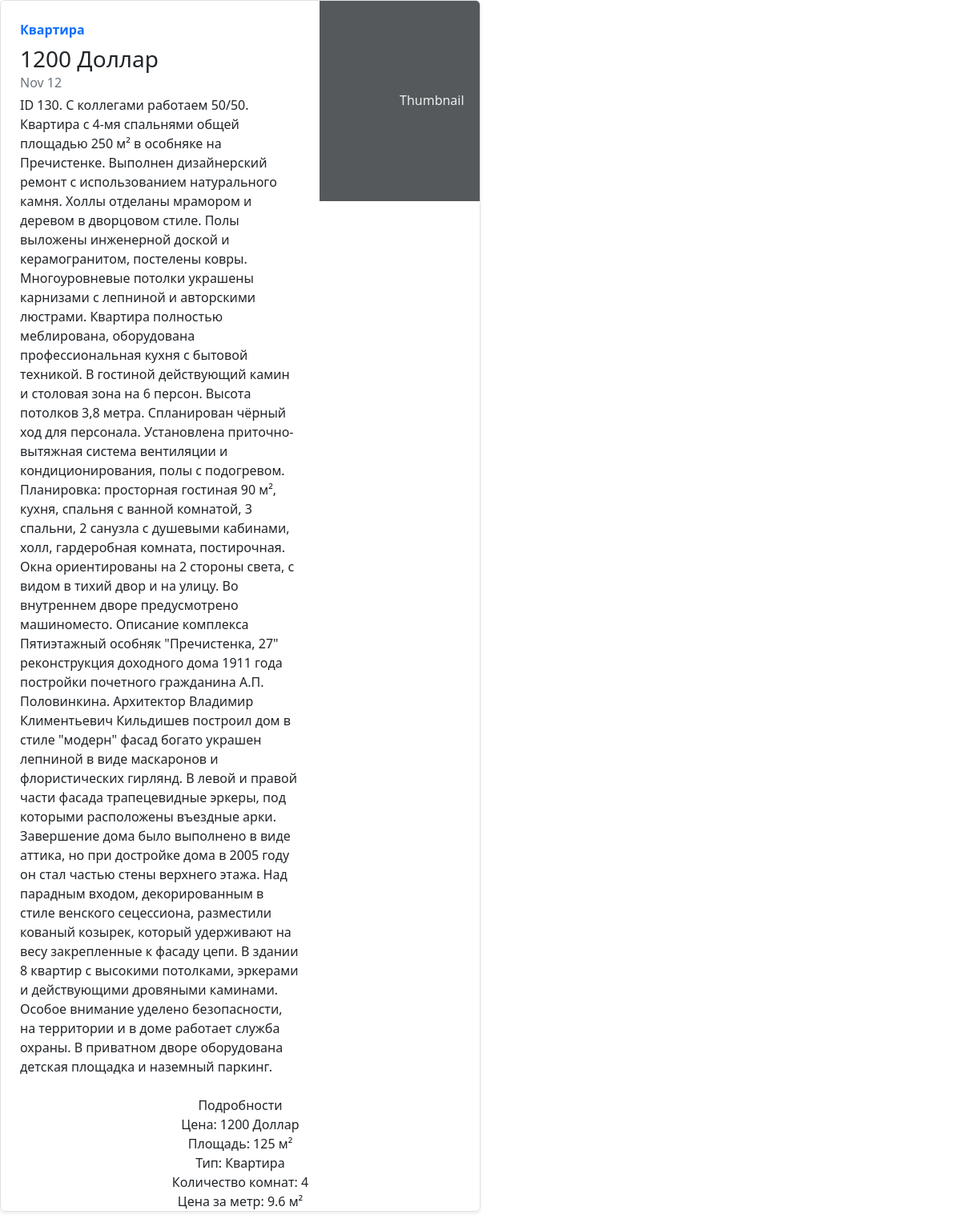
/estates/1, run on the app's committed database.
### main/models.py (models this page shows, shortened)
class Estate(models.Model):
    title = models.CharField(verbose_name="Название", max_length=255, null=True, blank=True)
    description = models.TextField(verbose_name="Описание", null=True, blank=True)
    price = models.PositiveBigIntegerField(verbose_name="Цена")
    currency = models.CharField(verbose_name="Валюта", max_length=32, choices=CURRENCY, default=DOLLAR)
    area = models.PositiveIntegerField(verbose_name="Площадь")
    room_amount = models.PositiveSmallIntegerField(verbose_name="Количество комнат")
    type = models.CharField(verbose_name="Тип недвижимости", max_length=64, choices=ESTATE_TYPE, default=FLAT)
    categories = models.ManyToManyField(Category, related_name='estates')
    def get_price_per_meter(self):
        return f'{self.price / self.area} м²'

### main/views.py (the view)
# urls.py: path('estates/<int:pk>', views.estate_detail, name="estate_detail"),
def estate_detail(request, pk):
    estate = Estate.objects.get(pk=pk)
    return render(request, 'estate_detail.html', {'estate': estate})

### main/templates/estate_detail.html (shortened to what this page needs)
{% extends "base.html" %}
{% block body %}
<div class="col-md-6">
    <div class="row g-0 border rounded overflow-hidden flex-md-row mb-4 shadow-sm h-md-250 position-relative">
      <div class="col p-4 d-flex flex-column position-static">
        <strong class="d-inline-block mb-2 text-primary">{{ estate.type }}</strong>
        <h3 class="mb-0">{{ estate.price }}  {{ estate.currency }}</h3>
        <div class="mb-1 text-muted">Nov 12</div>
        <p class="card-text mb-auto">{{ estate.description}}</p>
      </div>
        <div class="col-auto d-none d-lg-block">
          <svg class="bd-placeholder-img" width="200" height="250" xmlns="http://www.w3.org/2000/svg" role="img" aria-label="Placeholder: Thumbnail" preserveAspectRatio="xMidYMid slice" focusable="false"><title>Placeholder</title><rect width="100%" height="100%" fill="#55595c"></rect><text x="50%" y="50%" fill="#eceeef" dy=".3em">Thumbnail</text></svg>
        </div>
        <p class="card-text mb-auto text-center">Подробности</p>
        <p class="card-text mb-auto text-center">Цена: {{ estate.price }} {{ estate.currency }} </p>
        <p class="card-text mb-auto text-center">Площадь: {{ estate.area }} м²</p>
        <p class="card-text mb-auto text-center">Тип: {{ estate.type }} </p>
        <p class="card-text mb-auto text-center">Количество комнат: {{ estate.room_amount }} </p>
        <p class="card-text mb-auto text-center"> Цена за метр: {{ estate.get_price_per_meter }} </p>
    </div>
  </div>
{% endblock %}

### data on the page
Estate: type "Квартира", price "1200", currency "Доллар", description "ID 130. С коллегами работаем 50/50. Квартира с 4-мя спальнями общей площадью 250 м² в особняке на Пречистенке. Выполнен дизайнерский ремонт с использованием натурального камня. Холлы отделаны мрамором и деревом в дворцовом стиле. Полы выложены инженерной доской и керамогранитом, постелены ковры. Многоуровневые потолки украшены карнизами с лепниной и авторскими люстрами. Квартира полностью меблирована, оборудована профессиональная кухня с бытовой техникой. В гостиной действующий камин и столовая зона на 6 персон. Высота потолков 3,8 метра. Спланирован чёрный ход для персонала. Установлена приточно-вытяжная система вентиляции и кондиционирования, полы с подогревом. Планировка: просторная…", area "125", room_amount "4", get_price_per_meter "9.6 м²"
